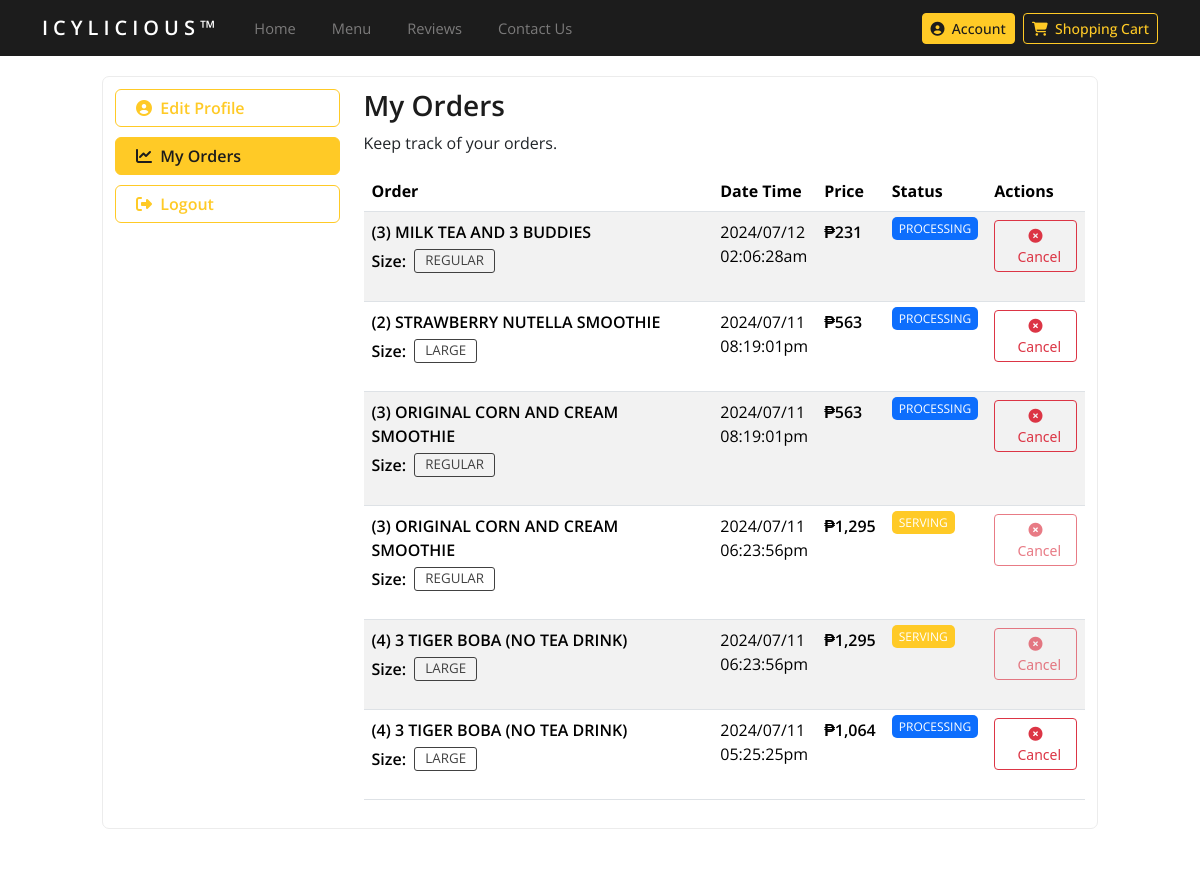
The app's page /customer/account_orders/index.php (signed in, upper part), older data.
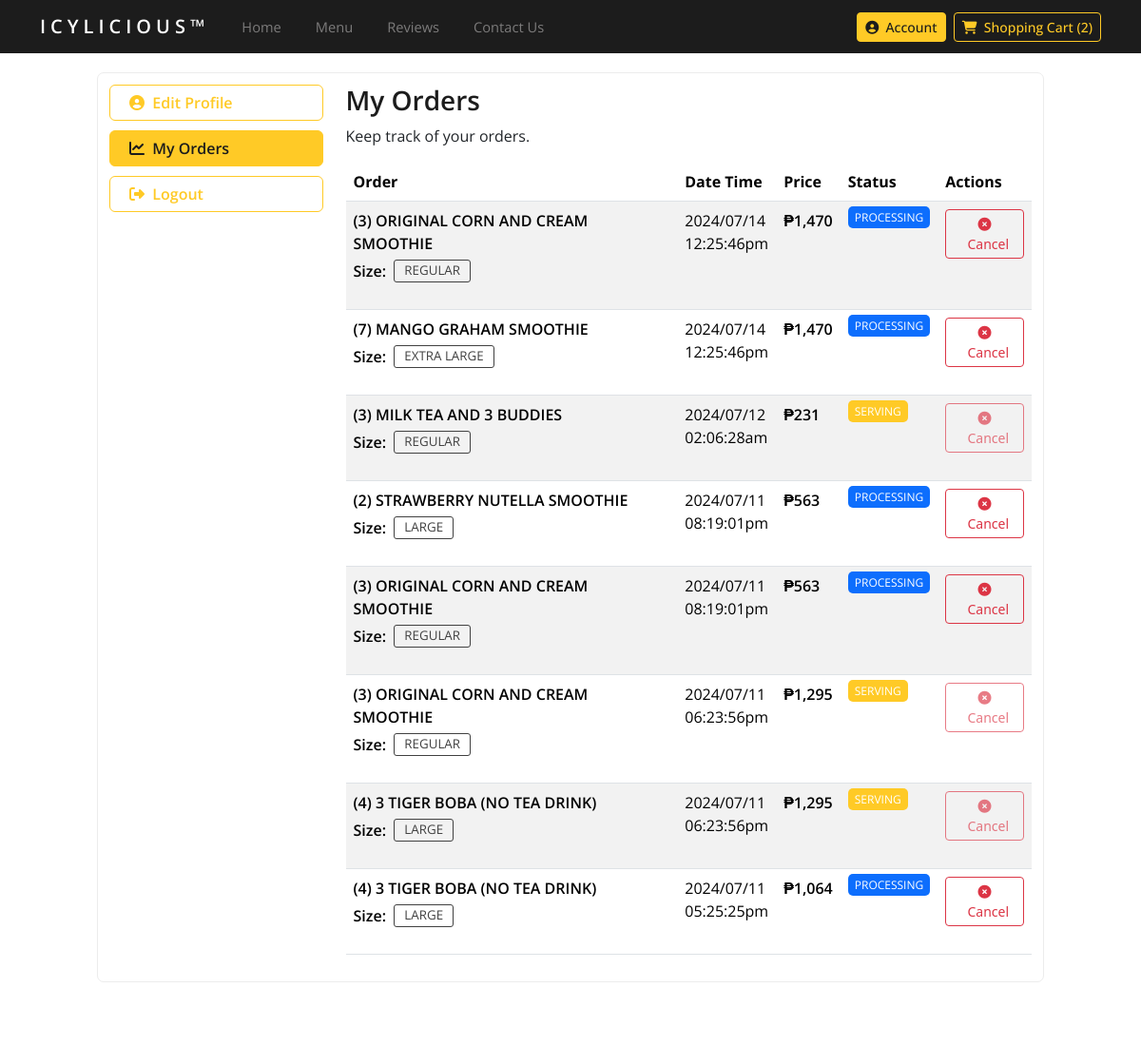
The same page, newer data.
### tables this page shows
CREATE TABLE `orders` (
  `id` int(11) NOT NULL,
  `transaction_id` varchar(255) NOT NULL,
  `product_id` int(11) NOT NULL,
  `variant_id` int(11) DEFAULT NULL,
  `user_id` int(11) NOT NULL,
  `order_date` varchar(255) NOT NULL,
  `order_time` varchar(255) NOT NULL,
  `order_quantity` int(11) NOT NULL,
  `is_pickup` int(11) NOT NULL,
  `user_address` varchar(999) NOT NULL,
  `user_phone` varchar(255) NOT NULL,
  `user_email` varchar(255) NOT NULL,
  `order_status` varchar(255) NOT NULL,
  `order_total` varchar(255) NOT NULL,
  `order_type` varchar(255) NOT NULL
);

CREATE TABLE `products_info` (
  `id` int(11) NOT NULL,
  `product_name` varchar(255) NOT NULL,
  `product_description` varchar(999) NOT NULL
);

CREATE TABLE `variants` (
  `id` int(11) NOT NULL,
  `variant_type` varchar(255) NOT NULL,
  `variant_name` varchar(255) NOT NULL,
  `variant_description` varchar(255) NOT NULL,
  `is_enabled` int(11) NOT NULL
);

### customer/account_orders/index.php (the view, shortened to what this page needs)
<?php
  include('../../utils/connections.php');
?>
<!DOCTYPE html>
<html lang="en">
  <head>
    <link
      href="https://cdn.jsdelivr.net/npm/bootstrap@5.3.3/dist/css/bootstrap.min.css"
      rel="stylesheet"
    >
    <link href="https://cdn.datatables.net/2.0.5/css/dataTables.bootstrap5.css" rel="stylesheet">
    <link rel="stylesheet" href="../../assets/css/global.css" />
    <link rel="stylesheet" href="./css/orders.css" />
  </head>
  <body>
    <nav class="navbar navbar-expand-lg fixed-top bg-dark">
      <div class="container">
        <a class="navbar-brand sans-600 color-white" href="./">ICYLICIOUS&trade;</a>
        <div class="collapse navbar-collapse" id="navbarSupportedContent">
          <ul class="navbar-nav me-auto mb-2 mb-lg-0">
            <li class="nav-item">
              <a class="nav-link sans-regular size-11" aria-current="page" href="../../">Home</a>
            </li>
            <li class="nav-item">
              <a class="nav-link sans-regular size-11" aria-current="page" href="../products/">Menu</a>
            </li>
            <li class="nav-item">
              <a class="nav-link sans-regular size-11" aria-current="page" href="../../index.php#reviews">Reviews</a>
            </li>
            <li class="nav-item">
              <a class="nav-link sans-regular size-11" aria-current="page" href="#contact-us">Contact Us</a>
            </li>
          </ul>
          <form class="d-flex">
            <?php
              if (isset($_SESSION['user_credentials.type'])) {
                $credentials = $_SESSION['user_credentials.type'];
                $cart_quantity = "";
                if (isset($_SESSION['user_info.email'])) {
                  $fetch_query = "SELECT * FROM cart WHERE user_email = '".$_SESSION['user_info.email']."'";
                  $result = $conn->query($fetch_query);
                  if ($result->num_rows > 0) {
                    $order_quantity = 0;
                    while ($cart_row = $result->fetch_assoc()) {
                      $order_quantity += intval($cart_row['order_quantity']);
                    }
                    $cart_quantity = " (". strval($order_quantity) . ") ";
                  }
                }
                if ($credentials === "customer") {
                  echo '
                    <button
                      id="btn-profile"
                      class="btn btn-sm btn-primary sans-500"
                      type="button">
                      <i class="fas fa-user-circle"></i>&nbsp;&nbsp;Account
                    </button>&nbsp;&nbsp;
                    <button
                      id="btn-shopping-cart"
                      class="btn btn-sm btn-outline-primary sans-500"
                      type="button">
                      <i class="fa fa-shopping-cart"></i>&nbsp;&nbsp;Shopping Cart'.$cart_quantity.'
                    </button>
                  ';
                }
              }
            ?>
          </form>
        </div>
      </div>
    </nav>
    <div class="content-wrapper">
      <div class="row">
        <div class="col-lg-1"></div>
        <div class="col-lg-10 col-md-12 col-sm-12">
          <div class="div-account-container">
            <div class="row">
              <div class="col-lg-3 col-md-4 col-sm-12">
                <div class="div-account-left">
                  <button id="btn-update-profile" class="btn btn-outline-primary sans-600 btn-profile-actions">
                    <i class="fas fa-user-circle"></i>&nbsp;&nbsp;Edit Profile
                  </button>
                  <button id="btn-my-orders" class="btn btn-primary sans-600 btn-profile-actions">
                    <i class="fa-solid fa-chart-line"></i>&nbsp;&nbsp;My Orders
                  </button>
                  <button id="btn-logout" class="btn btn-outline-primary sans-600 btn-profile-actions">
                    <i class="fa-solid fa-right-from-bracket"></i>&nbsp;&nbsp;Logout
                  </button>
                </div>
              </div>
              <div class="col-lg-9 col-md-8 col-sm-12">
                <div id="div-edit-profile">
                  <h3 class="sans-600 color-dark-grey">My Orders</h3>
                  <p class="sans-regular">Keep track of your orders.</p>
                  <table id="data" class="table table-striped" style="width:100%">
                    <thead>
                      <tr>
                      <th class="sans-bold">Order</th>
                      <th class="sans-bold">Date Time</th>
                      <th class="sans-bold">Price</th>
                      <th class="sans-bold">Status</th>
                      <th class="sans-bold">Actions</th>
                      </tr>
                    </thead>
                    <tbody>
                      <?php
                        if (isset($_SESSION['user_info.email'])) {
                          $fetch_query = "SELECT * FROM orders WHERE user_email = '".$_SESSION['user_info.email']."' ORDER BY id DESC";
                          $result = $conn->query($fetch_query);
                          if ($result->num_rows > 0) {
                            while ($row = $result->fetch_assoc()) {
                              $order_id = $row['id'];
                              $product_id = $row['product_id'];
                              $variant_id = $row['variant_id'];
                              $order_date = $row['order_date'];
                              $order_time = $row['order_time'];
                              $order_quantity = $row['order_quantity'];
                              $order_status = $row['order_status'];
                              $order_total = floatval($row['order_total']);
                              $row_product_price = number_format($order_total);
                              $row_status_type = "";
                              $row_status_name = "";
                              $row_action_status = "";
                              if ($order_status == 'PROCESSING') {
                                $row_status_type = "badge-processing";
                                $row_status_name = $order_status;
                              } else if ($order_status == 'SERVING') {
                                $row_status_type = "badge-serving";
                                $row_status_name = $order_status;
                                $row_action_status = "disabled";
                              } else if ($order_status == 'CANCELLED') {
                                $row_status_type = "badge-cancelled";
                                $row_status_name = $order_status;
                                $row_action_status = "disabled";
                              } else if ($order_status == 'FULFILLED') {
                                $row_status_type = "badge-fulfilled";
                                $row_status_name = $order_status;
                                $row_action_status = "disabled";
                              }
                              $fetch_query = "SELECT * FROM products_info WHERE id = ".$product_id." LIMIT 1";
                              $product_result = $conn->query($fetch_query);
                              if ($product_result->num_rows > 0) {
                                $product_row = $product_result->fetch_assoc();
                                $product_name = $product_row['product_name'];
                                $row_product_name = $product_name;
                                $fetch_query = "SELECT * FROM variants WHERE id = ".$variant_id." LIMIT 1";
                                $variant_result = $conn->query($fetch_query);
                                if ($variant_result->num_rows > 0) {
                                  $variant_row = $variant_result->fetch_assoc();
                                  $variant_type = $variant_row['variant_type'];
                                  $variant_name = $variant_row['variant_name'];
                                }
                                echo '
                                  <tr>
                                    <td class="sans-600">
                                      ('.$order_quantity.') '.$row_product_name.'
                                      <div style="padding-top: 5px; display: flex; flex-direction: row; sans-regular size-10 color-light-grey">
                                        '.$variant_type.':&nbsp;&nbsp;
                                        <span class="badge-size color-light-grey sans-regular size-10">
                                          '.$variant_name.'
                                        </span>
                                      </div>
                                      <div style="height: 20px;"></div>
                                    </td>
                                    <td class="sans-regular">
                                      '.$order_date.'<br/>'.$order_time.'
                                    </td>
                                    <td class="sans-600">
                                      ₱'.$row_product_price.'
                                    </td>
                                    <td class="sans-regular" style="font-size: 9pt;">
                                      <span class="'.$row_status_type.'">'.$row_status_name.'</span>
                                    </td>
                                    <td>
                                      <form action="../actions/update_orders.php" method="POST">
                                        <input type="hidden" name="order_id" value="'.$order_id.'" />
                                        <button
                                          '.$row_action_status.'
                                          class="btn btn-outline-danger btn-sm sans-400" type="submit">
                                          <i class="fa-solid fa-circle-xmark"></i>&nbsp;&nbsp;Cancel
                                        </button>
                                      </form>
                                    </td>
                                  </tr>
                                ';
                              }
                            }
                          }
                        }
                      ?>
                    </tbody>
                  </table>
                </div>
              </div>
            </div>
          </div>
        </div>
        <div class="col-lg-1"></div>
      </div>
    </div>
  </body>
</html>

### assets/css/global.css (style rules this page uses)
* { margin: 0; }
:root { --black: #080808; --dark-grey: #1c1c1c; --light-grey: #414141; --super-light-grey: #5d5d5d; --yellow: #ffca26; --white: #ffffff; --light-white: #ececec; --disabled-color: #848383; --light-blue: #2392f4; }
.sans-regular { font-family: "Open Sans", sans-serif; font-optical-sizing: auto; font-weight: 400; font-style: normal; }
.sans-500 { font-family: "Open Sans", sans-serif; font-optical-sizing: auto; font-weight: 500; font-style: normal; }
.sans-600 { font-family: "Open Sans", sans-serif; font-optical-sizing: auto; font-weight: 600; font-style: normal; }
.sans-bold { font-family: "Open Sans", sans-serif; font-optical-sizing: auto; font-weight: bold; font-style: normal; }
.color-white { color: var(--white); }
.color-light-grey { color: var(--light-grey); }
.color-dark-grey { color: var(--dark-grey); }
.size-10 { font-size: 10pt !important; }
.size-11 { font-size: 11pt !important; }

### customer/account_orders/css/orders.css (style rules this page uses)
* { margin: 0; }
:root { --black: #080808; --dark-grey: #1c1c1c; --light-grey: #414141; --super-light-grey: #5d5d5d; --super-2-light-grey: #7c7b7b; --yellow: #ffca26; --white: #ffffff; --light-white: #ececec; --disabled-color: #848383; --light-blue: #2392f4; }
.navbar-brand { letter-spacing: 5px; }
.nav-item { padding-inline: 10px !important; }
.nav-item > .nav-link { color: var(--super-2-light-grey); }
.bg-dark { background-color: var(--dark-grey) !important; }
.btn-primary { background-color: var(--yellow); border-color: var(--yellow); color: var(--dark-grey); }
.btn-outline-primary { border-color: var(--yellow); color: var(--yellow); }
.content-wrapper { margin-top: 56px; }
.badge-size { border: 1px solid var(--light-grey); border-radius: 3px; padding-inline: 10px; padding-block: 0px; padding-top: 1px; text-transform: uppercase; }
.div-account-container { border: 1px solid var(--light-white); border-radius: 7px; padding: 12px; margin-top: 20px; }
.div-account-left { display: flex; flex-direction: column; gap: 10px; }
.btn-profile-actions { text-align: left; padding-inline: 20px; }
.badge-processing { background-color: #0d6efd; color: var(--white); padding-inline: 7px; padding-block: 3px; border-radius: 5px; }
.badge-serving { background-color: #ffca26; color: var(--white); padding-inline: 7px; padding-block: 3px; border-radius: 5px; }

Row changes from the older to the newer data that the page shows:
added orders: order_quantity "3", products_info.product_name "ORIGINAL CORN AND CREAM SMOOTHIE", variant.variant_type "Size", variant.variant_name "REGULAR", order_date "2024/07/14", order_time "12:25:46pm", order_total "1,470", order_status "PROCESSING"
added orders: order_quantity "7", products_info.product_name "MANGO GRAHAM SMOOTHIE", variant.variant_type "Size", variant.variant_name "EXTRA LARGE", order_date "2024/07/14", order_time "12:25:46pm", order_total "1,470", order_status "PROCESSING"
changed orders "02:06:28am": order_status "PROCESSING" → "SERVING"
Text that changed along with them:
$cart_quantity: (not shown) → "(2)"
